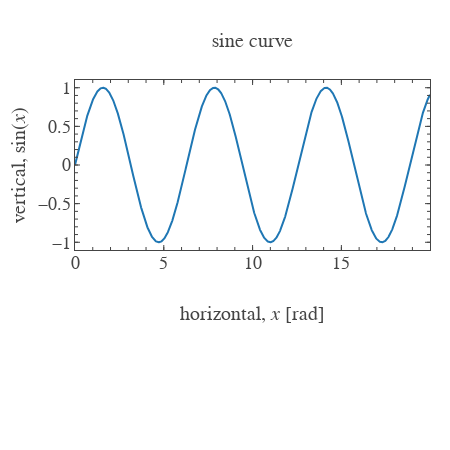

The notebook cell saved with this chart:
### Code cell
plt.show(scatter)

### Figure 1 — Plotly figure (JSON) as saved in the notebook; plotly's stock layout.template omitted (floating-point values rounded to 4 significant figures; data arrays with more than 128 entries replaced by an {"elided": "..."} marker saying what was removed)
{"data": [{"type": "scatter", "uid": "5d968419-063f-4b0d-b44a-d7240d45cd85", "x": {"elided": "2000 float values"}, "y": {"elided": "2000 float values"}}, {"type": "scatter", "uid": "a7db2fea-e1ab-45e1-a7b1-262bdbd9b355", "visible": false, "xaxis": "x101", "yaxis": "y101"}, {"type": "scatter", "uid": "d5febaed-e780-4565-9eb4-e6449bc2a132", "visible": false, "xaxis": "x201", "yaxis": "y201"}], "layout": {"font": {"family": "Arial", "size": 18}, "height": 450, "margin": {"b": 200, "l": 20, "r": 20, "t": 80}, "title": {"font": {"size": 20}, "text": "sine curve", "xanchor": "center", "xref": "paper", "y": 0.9111, "yanchor": "middle", "yref": "container"}, "width": 450, "xaxis": {"anchor": "y", "automargin": false, "hoverformat": ".f", "nticks": 6, "range": [0, 19.99], "showgrid": false, "showline": false, "showticklabels": true, "tickfont": {"size": 18}, "ticklen": 5, "tickmode": "auto", "ticks": "inside", "title": {"font": {"size": 20}, "text": "horizontal, <i>x</i> [rad]"}, "zeroline": false}, "xaxis101": {"anchor": "y", "automargin": false, "nticks": 6, "overlaying": "x", "range": [0, 19.99], "scaleanchor": "x", "showgrid": false, "showline": false, "showticklabels": false, "side": "top", "ticklen": 5, "tickmode": "auto", "ticks": "inside", "zeroline": false}, "xaxis201": {"anchor": "y", "automargin": false, "mirror": "ticks", "nticks": 34, "overlaying": "x", "range": [0, 19.99], "scaleanchor": "x", "showgrid": false, "showline": true, "showticklabels": false, "ticklen": 3, "tickmode": "auto", "ticks": "inside", "zeroline": false}, "yaxis": {"anchor": "x", "automargin": true, "hoverformat": ".f", "nticks": 6, "range": [-1.1, 1.1], "showgrid": false, "showline": false, "showticklabels": true, "tickfont": {"size": 18}, "ticklen": 5, "tickmode": "auto", "tickprefix": " ", "ticks": "inside", "ticksuffix": " ", "title": {"font": {"size": 20}, "text": "vertical, <i></i>sin<i></i>(<i>x</i>)<i></i>"}, "zeroline": false}, "yaxis101": {"anchor": "x", "automargin": true, "nticks": 6, "overlaying": "y", "range": [-1.1, 1.1], "scaleanchor": "y", "showgrid": false, "showline": false, "showticklabels": false, "side": "right", "ticklen": 5, "tickmode": "auto", "ticks": "inside", "zeroline": false}, "yaxis201": {"anchor": "x", "automargin": true, "mirror": "ticks", "nticks": 34, "overlaying": "y", "range": [-1.1, 1.1], "scaleanchor": "y", "showgrid": false, "showline": true, "showticklabels": false, "ticklen": 3, "tickmode": "auto", "ticks": "inside", "zeroline": false}}}
